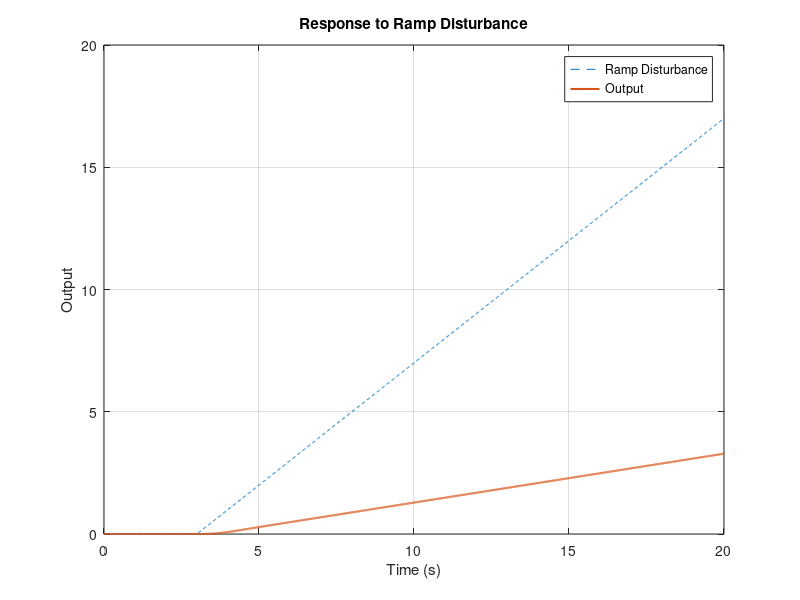

Reproduce this figure in MATLAB.
s = tf('s');

Gaug = 1/(s*(s + 1));

P = 20*s + 40;
L = s + 8;

C = P/L;

Tdist = feedback(Gaug,C);

t = 0:0.01:20;

d = zeros(size(t));

idx = t >= 3;

d(idx) = t(idx) - 3;

[y,t] = lsim(Tdist,d,t);

figure
plot(t,d,'--',t,y,'LineWidth',1.5)
grid on
xlabel('Time (s)')
ylabel('Output')
title('Response to Ramp Disturbance')
legend('Ramp Disturbance','Output')
